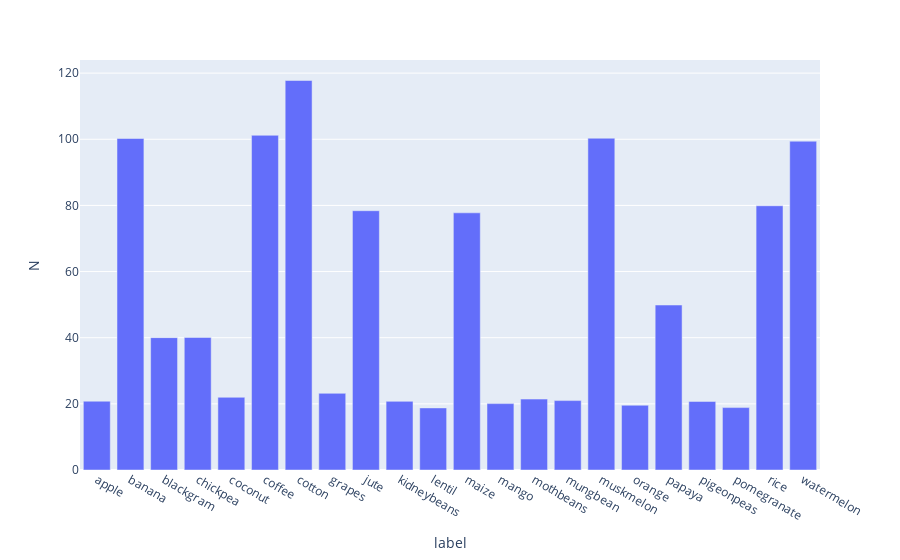

This figure's notebook cell:
### Code cell
fig1 = px.bar(crop_summary_new, x='label', y='N')
fig1.show()

### Figure 1 — Plotly figure (JSON) as saved in the notebook; plotly's stock layout.template omitted (floating-point values rounded to 4 significant figures)
{"data": [{"alignmentgroup": "True", "hovertemplate": "label=%{x}<br>N=%{y}<extra></extra>", "legendgroup": "", "marker": {"color": "#636efa", "pattern": {"shape": ""}}, "name": "", "offsetgroup": "", "orientation": "v", "showlegend": false, "textposition": "auto", "type": "bar", "x": ["apple", "banana", "blackgram", "chickpea", "coconut", "coffee", "cotton", "grapes", "jute", "kidneybeans", "lentil", "maize", "mango", "mothbeans", "mungbean", "muskmelon", "orange", "papaya", "pigeonpeas", "pomegranate", "rice", "watermelon"], "xaxis": "x", "y": [20.8, 100.2, 40.02, 40.09, 21.98, 101.2, 117.8, 23.18, 78.4, 20.75, 18.77, 77.76, 20.07, 21.44, 20.99, 100.3, 19.58, 49.88, 20.73, 18.87, 79.89, 99.42], "yaxis": "y"}], "layout": {"autosize": true, "barmode": "relative", "legend": {"tracegroupgap": 0}, "margin": {"t": 60}, "xaxis": {"anchor": "y", "autorange": true, "domain": [0, 1], "range": [-0.5, 21.5], "title": {"text": "label"}, "type": "category"}, "yaxis": {"anchor": "x", "autorange": true, "domain": [0, 1], "range": [0, 124.0], "title": {"text": "N"}, "type": "linear"}}}
